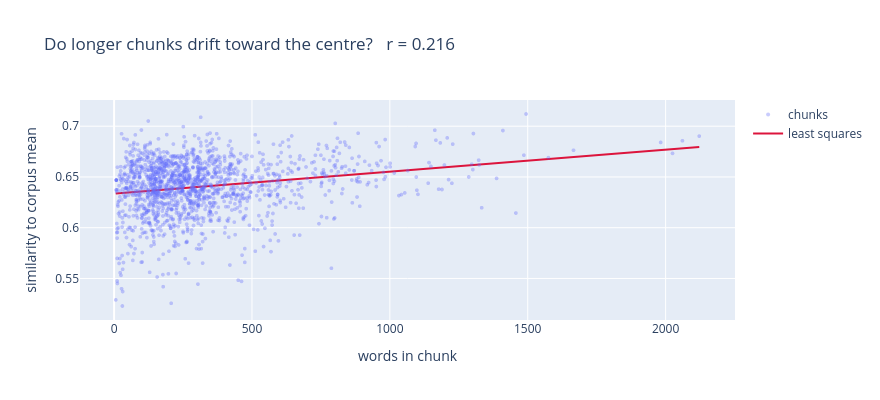

Write notebook code for a chart like this one.
### Code cell
corr = geometry.length_vs_centrality(vectors, df)
words = df["word_count"].to_numpy(dtype=float)
centrality = vectors @ vectors.mean(axis=0)

slope, intercept = np.polyfit(words, centrality, 1)
line_x = np.array([words.min(), words.max()])

fig = go.Figure()
fig.add_trace(go.Scattergl(x=words, y=centrality, mode="markers",
                           marker=dict(size=4, opacity=0.35), name="chunks"))
fig.add_trace(go.Scatter(x=line_x, y=slope * line_x + intercept, mode="lines",
                         line=dict(color="crimson", width=2), name="least squares"))
fig.update_layout(title=f"Do longer chunks drift toward the centre?   r = {corr:.3f}",
                  xaxis_title="words in chunk", yaxis_title="similarity to corpus mean",
                  width=880, height=400)
fig.show()

### Figure 1 — Plotly figure (JSON) as saved in the notebook; plotly's stock layout.template omitted (floating-point values rounded to 4 significant figures; data arrays with more than 128 entries replaced by an {"elided": "..."} marker saying what was removed)
{"data": [{"marker": {"opacity": 0.35, "size": 4}, "mode": "markers", "name": "chunks", "type": "scattergl", "x": {"elided": "1593 float values"}, "y": {"elided": "1593 float values"}}, {"line": {"color": "crimson", "width": 2}, "mode": "lines", "name": "least squares", "type": "scatter", "x": [6.0, 2122.0], "y": [0.6336, 0.6795]}], "layout": {"height": 400, "title": {"text": "Do longer chunks drift toward the centre?   r = 0.216"}, "width": 880, "xaxis": {"title": {"text": "words in chunk"}}, "yaxis": {"title": {"text": "similarity to corpus mean"}}}}
